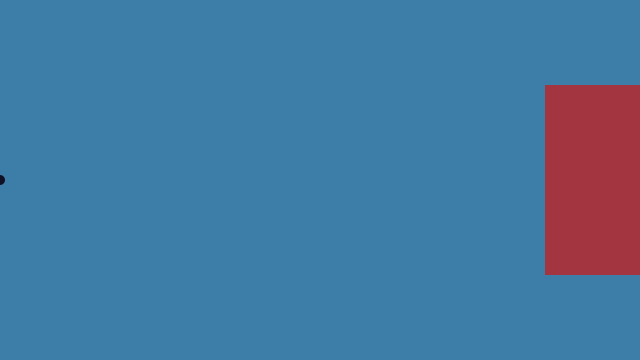
Frame 1 (no input)
Frame 60 (the mouse pressed at the canvas centre just before this capture): identical to frame 1, image omitted
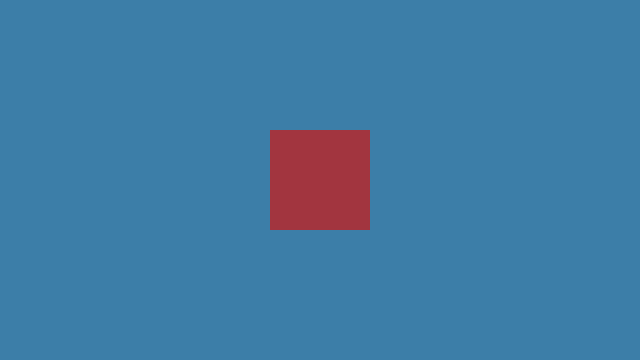
Frame 120 (the mouse held since frame 60 and released just before this capture)

The Processing sketch that drew these frames (run headless with seeded random() and noise(); from frame 60 on, the mouse is pressed at the canvas centre):

// Processing sketch: processing_148352
// ── processing_148352.pde


 
void setup() 
{
  size(640, 360); 
  noStroke();
  rectMode(CENTER);
}

void draw() 
{   
  background(60,126,168); 
  fill(16,17, 36);
  ellipse(mouseX, height/2, mouseY/2+10, mouseY/2+10);
  fill(162, 53, 63);
  int inverseX = width-mouseX;
  int inverseY = height-mouseY;
  rect(inverseX, height/2, (inverseY/2)+10, (inverseY/2)+10);
}

  
